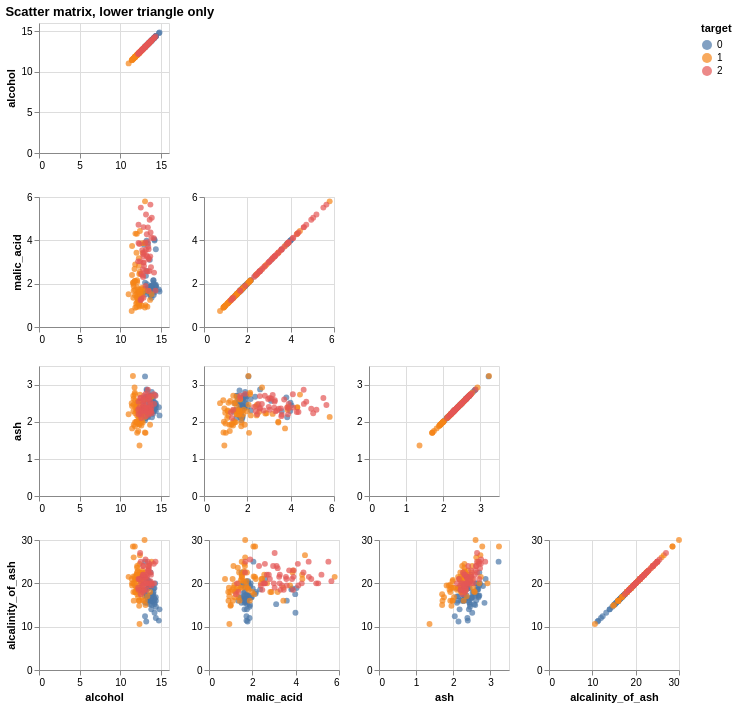

Write notebook code for a chart like this one.
### Markdown cell above
`repeat()` always produces a full grid and gives no way to skip cells, so the lower triangle has to be built explicitly: one `hconcat` per row containing only the cells at or left of the diagonal, all stacked with `vconcat`. Axis titles are drawn only on the bottom row and the left column to avoid repeating them in every panel.

### Code cell
def scatter_lower(data, feats, sel=None):
    """repeat() cannot skip cells, so the lower triangle is built by hconcat/vconcat."""
    rows = []
    for i, r in enumerate(feats):
        cells = []
        for j, c in enumerate(feats):
            if j > i:
                continue
            ch = alt.Chart(data).mark_circle(size=35).encode(
                alt.X(c, type='quantitative', scale=alt.Scale(nice=True),
                      axis=alt.Axis(title=c if i == len(feats) - 1 else None)),
                alt.Y(r, type='quantitative', scale=alt.Scale(nice=True),
                      axis=alt.Axis(title=r if j == 0 else None)),
                color=(alt.condition(sel, 'target:N', alt.value('lightgray'))
                       if sel is not None else alt.Color('target:N')),
            ).properties(width=130, height=130)
            if sel is not None:
                ch = ch.add_params(sel)
            cells.append(ch)
        rows.append(alt.hconcat(*cells))
    return alt.vconcat(*rows).properties(
        title='Scatter matrix, lower triangle only')
c8 = scatter_lower(data_wine, small, alt.selection_interval(resolve='global'))

c8

### Figure 1 — Vega-Lite specification as saved in the notebook (floating-point values rounded to 4 significant figures; data arrays with more than 128 entries replaced by an {"elided": "..."} marker saying what was removed)
{"config": {"view": {"continuousWidth": 300, "continuousHeight": 300}}, "vconcat": [{"hconcat": [{"mark": {"type": "circle", "size": 35}, "encoding": {"color": {"condition": {"param": "param_3", "field": "target", "type": "nominal"}, "value": "lightgray"}, "x": {"axis": {"title": null}, "field": "alcohol", "scale": {"nice": true}, "type": "quantitative"}, "y": {"axis": {"title": "alcohol"}, "field": "alcohol", "scale": {"nice": true}, "type": "quantitative"}}, "height": 130, "name": "view_2", "width": 130}]}, {"hconcat": [{"mark": {"type": "circle", "size": 35}, "encoding": {"color": {"condition": {"param": "param_3", "field": "target", "type": "nominal"}, "value": "lightgray"}, "x": {"axis": {"title": null}, "field": "alcohol", "scale": {"nice": true}, "type": "quantitative"}, "y": {"axis": {"title": "malic_acid"}, "field": "malic_acid", "scale": {"nice": true}, "type": "quantitative"}}, "height": 130, "name": "view_3", "width": 130}, {"mark": {"type": "circle", "size": 35}, "encoding": {"color": {"condition": {"param": "param_3", "field": "target", "type": "nominal"}, "value": "lightgray"}, "x": {"axis": {"title": null}, "field": "malic_acid", "scale": {"nice": true}, "type": "quantitative"}, "y": {"axis": {"title": null}, "field": "malic_acid", "scale": {"nice": true}, "type": "quantitative"}}, "height": 130, "name": "view_4", "width": 130}]}, {"hconcat": [{"mark": {"type": "circle", "size": 35}, "encoding": {"color": {"condition": {"param": "param_3", "field": "target", "type": "nominal"}, "value": "lightgray"}, "x": {"axis": {"title": null}, "field": "alcohol", "scale": {"nice": true}, "type": "quantitative"}, "y": {"axis": {"title": "ash"}, "field": "ash", "scale": {"nice": true}, "type": "quantitative"}}, "height": 130, "name": "view_5", "width": 130}, {"mark": {"type": "circle", "size": 35}, "encoding": {"color": {"condition": {"param": "param_3", "field": "target", "type": "nominal"}, "value": "lightgray"}, "x": {"axis": {"title": null}, "field": "malic_acid", "scale": {"nice": true}, "type": "quantitative"}, "y": {"axis": {"title": null}, "field": "ash", "scale": {"nice": true}, "type": "quantitative"}}, "height": 130, "name": "view_6", "width": 130}, {"mark": {"type": "circle", "size": 35}, "encoding": {"color": {"condition": {"param": "param_3", "field": "target", "type": "nominal"}, "value": "lightgray"}, "x": {"axis": {"title": null}, "field": "ash", "scale": {"nice": true}, "type": "quantitative"}, "y": {"axis": {"title": null}, "field": "ash", "scale": {"nice": true}, "type": "quantitative"}}, "height": 130, "name": "view_7", "width": 130}]}, {"hconcat": [{"mark": {"type": "circle", "size": 35}, "encoding": {"color": {"condition": {"param": "param_3", "field": "target", "type": "nominal"}, "value": "lightgray"}, "x": {"axis": {"title": "alcohol"}, "field": "alcohol", "scale": {"nice": true}, "type": "quantitative"}, "y": {"axis": {"title": "alcalinity_of_ash"}, "field": "alcalinity_of_ash", "scale": {"nice": true}, "type": "quantitative"}}, "height": 130, "name": "view_8", "width": 130}, {"mark": {"type": "circle", "size": 35}, "encoding": {"color": {"condition": {"param": "param_3", "field": "target", "type": "nominal"}, "value": "lightgray"}, "x": {"axis": {"title": "malic_acid"}, "field": "malic_acid", "scale": {"nice": true}, "type": "quantitative"}, "y": {"axis": {"title": null}, "field": "alcalinity_of_ash", "scale": {"nice": true}, "type": "quantitative"}}, "height": 130, "name": "view_9", "width": 130}, {"mark": {"type": "circle", "size": 35}, "encoding": {"color": {"condition": {"param": "param_3", "field": "target", "type": "nominal"}, "value": "lightgray"}, "x": {"axis": {"title": "ash"}, "field": "ash", "scale": {"nice": true}, "type": "quantitative"}, "y": {"axis": {"title": null}, "field": "alcalinity_of_ash", "scale": {"nice": true}, "type": "quantitative"}}, "height": 130, "name": "view_10", "width": 130}, {"mark": {"type": "circle", "size": 35}, "encoding": {"color": {"condition": {"param": "param_3", "field": "target", "type": "nominal"}, "value": "lightgray"}, "x": {"axis": {"title": "alcalinity_of_ash"}, "field": "alcalinity_of_ash", "scale": {"nice": true}, "type": "quantitative"}, "y": {"axis": {"title": null}, "field": "alcalinity_of_ash", "scale": {"nice": true}, "type": "quantitative"}}, "height": 130, "name": "view_11", "width": 130}]}], "data": {"name": "data-dc149034246ff9eeea5c374596f0ba07"}, "params": [{"name": "param_3", "select": {"type": "interval", "resolve": "global"}, "views": ["view_2", "view_3", "view_4", "view_5", "view_6", "view_7", "view_8", "view_9", "view_10", "view_11"]}], "title": "Scatter matrix, lower triangle only", "$schema": "https://vega.github.io/schema/vega-lite/v5.8.0.json", "datasets": {"data-dc149034246ff9eeea5c374596f0ba07": {"elided": "178 records"}}}
